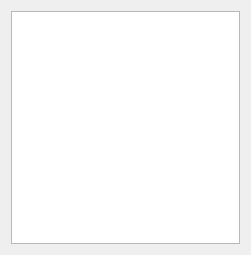
<?xml version="1.0" encoding="UTF-8"?>
<ui version="4.0">
 <class>mw_image_pixel_info</class>
 <widget class="QWidget" name="mw_image_pixel_info">
  <property name="geometry">
   <rect>
    <x>0</x>
    <y>0</y>
    <width>251</width>
    <height>255</height>
   </rect>
  </property>
  <property name="windowTitle">
   <string>Image pixel info</string>
  </property>
  <layout class="QVBoxLayout" name="verticalLayout">
   <item>
    <widget class="QTableView" name="tv_image_pixel_info"/>
   </item>
  </layout>
 </widget>
 <resources/>
 <connections/>
</ui>
